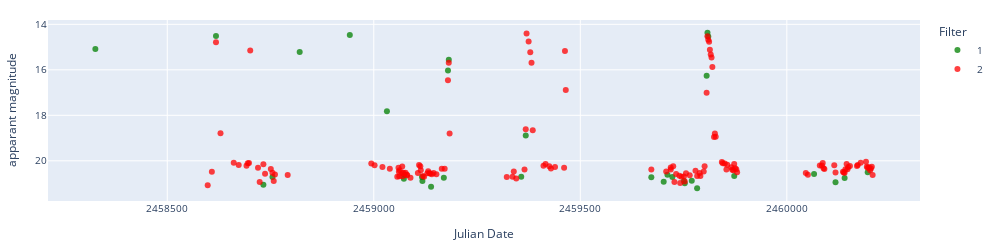

The notebook cell saved with this chart:
### Code cell
# Display lasair difference magnitude and apparent magnitude light curves.
index = 942
objects = [dataset_final.iloc[index,:]['oid_ztf']]
# objects = node_examples

date = '08102023'

# Apply errorbars
error = False

if error == True:
        errColalerce1 = 'sigmapsf'
        errColalerce2 = 'sigmapsf_corr_revised'
        errCollasair1 = 'sigmapsf'
        errCollasair2 = 'dc_sigmag'
else:
    errColalerce1 = None
    errColalerce2 = None
    errCollasair1 = None
    errCollasair2 = None

# Get the GTM responsiblity for each object
resp = pd.Series(gtm_model.matR.max(axis=1), name='resp')
resp_df = pd.concat([df_gtm_X, resp], axis=1)

for object in objects:
    manual_label = dataset_final[dataset_final['oid_ztf']==object]['labels_1'].values[0]
    oid_aavso = dataset_final[dataset_final['oid_ztf']==object]['oid_aavso'].values[0]
    type_aavso = dataset_final[dataset_final['oid_ztf']==object]['type_aavso'].values[0]
    responsibility = resp_df[resp_df['oid_ztf']==object]['resp'].values[0]
    print(object, manual_label, oid_aavso, type_aavso, responsibility)
    try:
        lc_lasair = load_lasair_lc(object, path=f'../lightcurves_dataset/lasair_{date}')
    except:
        # Create a folder within path for LCs if one does not exist
        if not os.path.exists(f'../lightcurves_dataset/lasair_non_dataset/cache'):
            os.makedirs(f'../lightcurves_dataset/lasair_non_dataset/cache')
        print('Not in dataset')
        download_lasair_lc([object], folderpath=f'../lightcurves_dataset/lasair_non_dataset', cache=f'../lightcurves_dataset/lasair_non_dataset/cache')
        lc_lasair = load_lasair_lc(object, path=f'../lightcurves_dataset/lasair_non_dataset')

    lc_lasair_appmag = lasair_clean(lc_lasair, limit=25, magerrlim=1)

    # print('Lasair difference magnitude')
    # display_lightcurve(lc_lasair,x='jd',y='magpsf',errorCol=errCollasair1)
    print('Lasair apparent magnitude')
    display_lightcurve(lc_lasair_appmag,x='jd',y='dc_mag',errorCol=errCollasair2)

### Figure 1 — Plotly figure (JSON) as saved in the notebook; plotly's stock layout.template omitted (floating-point values rounded to 4 significant figures; data arrays with more than 128 entries replaced by an {"elided": "..."} marker saying what was removed)
{"data": [{"hovertemplate": "Filter=1<br>Julian Date=%{x}<br>apparant magnitude=%{y}<extra></extra>", "legendgroup": "1", "marker": {"color": "green", "opacity": 0.75, "symbol": "circle"}, "mode": "markers", "name": "1", "orientation": "v", "showlegend": true, "type": "scatter", "x": [2458000.0, 2459000.0, 2459000.0, 2459000.0, 2459000.0, 2459000.0, 2459000.0, 2459000.0, 2459000.0, 2459000.0, 2459000.0, 2459000.0, 2459000.0, 2459000.0, 2459000.0, 2459000.0, 2459000.0, 2460000.0, 2460000.0, 2460000.0, 2460000.0, 2460000.0, 2460000.0, 2460000.0, 2460000.0, 2460000.0, 2460000.0, 2460000.0, 2460000.0, 2460000.0, 2460000.0, 2460000.0, 2460000.0], "xaxis": "x", "y": [15.08, 14.51, 21.05, 20.72, 15.21, 14.46, 17.82, 20.78, 20.61, 20.71, 20.89, 21.14, 20.75, 16.03, 15.56, 20.7, 18.89, 20.72, 20.92, 20.61, 20.71, 20.88, 20.98, 20.87, 21.2, 16.26, 14.37, 14.54, 20.67, 20.58, 20.94, 20.75, 20.5], "yaxis": "y"}, {"hovertemplate": "Filter=2<br>Julian Date=%{x}<br>apparant magnitude=%{y}<extra></extra>", "legendgroup": "2", "marker": {"color": "red", "opacity": 0.75, "symbol": "circle"}, "mode": "markers", "name": "2", "orientation": "v", "showlegend": true, "type": "scatter", "x": {"elided": "144 float values"}, "xaxis": "x", "y": {"elided": "144 float values"}, "yaxis": "y"}], "layout": {"font": {"size": 10}, "height": 250, "legend": {"title": {"text": "Filter"}, "tracegroupgap": 0}, "margin": {"b": 20, "l": 20, "r": 20, "t": 20}, "width": 1000, "xaxis": {"anchor": "y", "domain": [0, 1], "tickformat": "float", "title": {"text": "Julian Date"}}, "yaxis": {"anchor": "x", "autorange": "reversed", "domain": [0, 1], "title": {"text": "apparant magnitude"}}}}
